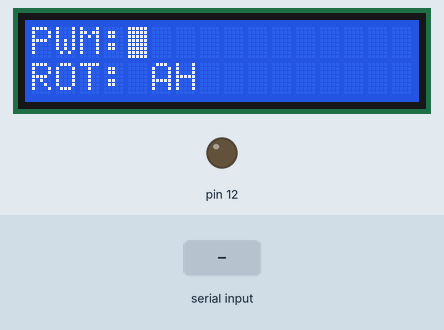
This sketch was run on a simulated Arduino Uno, built with avr-gcc and run on an emulated ATmega328P. Parts: 16×2 character LCD, output pins drawn as LEDs (lit = HIGH). Wiring (inferred from the signals the program sends): character LCD (HD44780): RS pin 10; E pin 11; data pin 2, pin 3, pin 4, pin 5, pin 6, pin 7, pin 8, pin 9. The test bench sets the inputs (shaded band). Pins used as bus, display or sensor lines are not drawn; what the sketch prints to the serial monitor is not drawn.

Above: at 1.2 s.
1.3 s: "p" received over Serial
At 2.5 s:
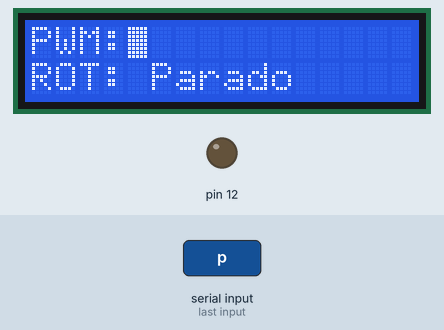
2.8 s: "h" received over Serial
At 4.0 s:
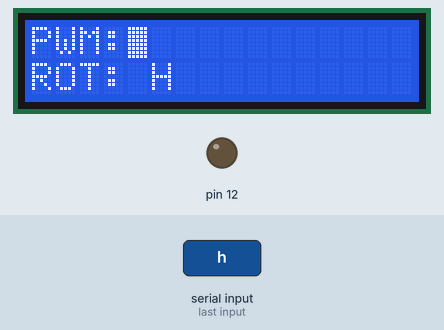
4.3 s: "1" received over Serial
At 5.3 s:
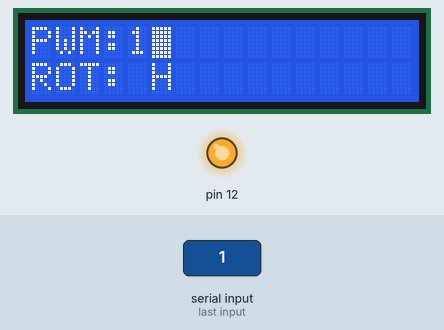
5.8 s: "a" received over Serial
At 7.0 s:
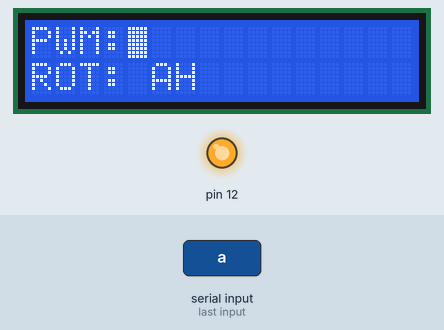
7.3 s: "p" received over Serial
At 8.5 s:
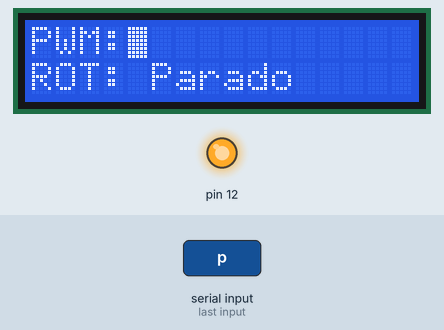
Timing chart, 0 to 9.8 s (numbered marks = the images above; inputs shaded):
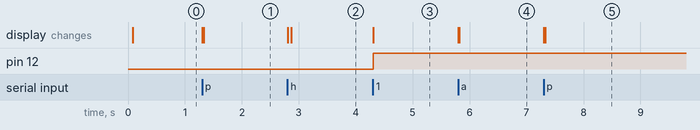

Measured:
- after the input at 1.3 s, the display: first changes at once (image 1 shows a later state)
- after the input at 2.8 s, the display: first changes at once (image 2 shows a later state)
- after the input at 4.3 s, pin 12: LOW → HIGH at once; the display: changes at once (image 3)
- after the input at 5.8 s, the display: first changes at once (image 4 shows a later state)
- after the input at 7.3 s, the display: first changes at once (image 5 shows a later state)

The sketch:

part1.ino
```cpp
short pos=0;
char receb;
short termino=0;
short control=0;
char aux;

// informacao, comando/letra
void envia(char letra,boolean tipo)
{
boolean valor;


digitalWrite(11,LOW); //enable=0
//define rs=0->comando ou rs=1->letra
digitalWrite(10,tipo);


//loop, contagem dos pinos
for(int i=2; i<10; i++)
{
//desmebra em valor o bit0 de letra
valor=(boolean)(letra & 0B00000001);
digitalWrite(i,valor);
letra=letra>>1; //desloca 1 bit a direita
}
digitalWrite(11,HIGH); //E
delay(2);
digitalWrite(11,LOW); //E
delay(2);
}


void texto(char *frase)
{
while(*frase!=0)
{
envia(*frase,1);
frase++;
}
}


void posicao(short pos)
{
pos=pos | 0B10000000; //compatibiliza posicao do display
envia(pos,0);
}
void inicializa()
{
delay(20);
envia(0B00111000,0);
envia(0B00001111,0);
envia(0B00000001,0);
envia(0B00000110,0);
}
void setup()
{
for(int i=2;i<13;i++)
{ pinMode(i,OUTPUT); }

pinMode(15,INPUT);

inicializa();
Serial.begin(9600);
while(!Serial);

texto("PWM:");
posicao(64);
texto("ROT: AH");
posicao(4);
}


void loop()
{


  while(Serial.available()>0)
    {

      receb = Serial.read();

        if(termino == 3){
        posicao(4);
        termino=0;
      }

      if(receb == 'a'){
        if(aux == 'p'){
            posicao(69);
            texto(" ");
            posicao(70);
            texto(" ");
            posicao(71);
            texto(" ");
            posicao(72);
            texto(" ");
            posicao(73);
            texto(" ");
            posicao(74);
            texto(" ");
            aux = ' ';
          }
            posicao(69);
            texto("A");
            posicao(70);
            texto("H");
            posicao(4);
            Serial.write(receb);
      }
      else if(receb == 'h'){
        if(aux == 'p'){
            posicao(69);
            texto(" ");
            posicao(70);
            texto(" ");
            posicao(71);
            texto(" ");
            posicao(72);
            texto(" ");
            posicao(73);
            texto(" ");
            posicao(74);
            texto(" ");
            aux = ' ';
          }
            posicao(69);
            texto("H");
            posicao(70);
            texto(" ");
            posicao(4);
            Serial.write(receb);
      }
      else if(receb == 'p'){
            posicao(69);
            texto("Parado");
            posicao(4);
            aux = 'p';
            Serial.write(receb);
      }
      else{
            envia(receb,1);
            Serial.write(receb);
            termino++;
            digitalWrite(12,HIGH);
      }
        /*
        if(receb == 'i'){
          if(aux == 'p'){
            posicao(69);
            texto(" ");
            posicao(70);
            texto(" ");
            posicao(71);
            texto(" ");
            posicao(72);
            texto(" ");
            posicao(73);
            texto(" ");
            posicao(74);
            texto(" ");

          }

          Serial.write(105);
          if(control%2 == 0){
            posicao(69);
            texto("H");
            posicao(70);
            texto(" ");
            posicao(4);
            control++;
          }
          else{
            posicao(69);
            texto("A");
            posicao(70);
            texto("H");
            posicao(4);
            control=0;
          }
        }
      else if(receb != 'i' && receb != 'p'){

          envia(receb,1);
          Serial.write(receb);
           termino++;
           digitalWrite(12,HIGH);
      }
      else if(receb == 'p'){
        posicao(69);
        texto("Parado");
        posicao(4);
        aux = 'p';
      }
       */


      }


  }
```
